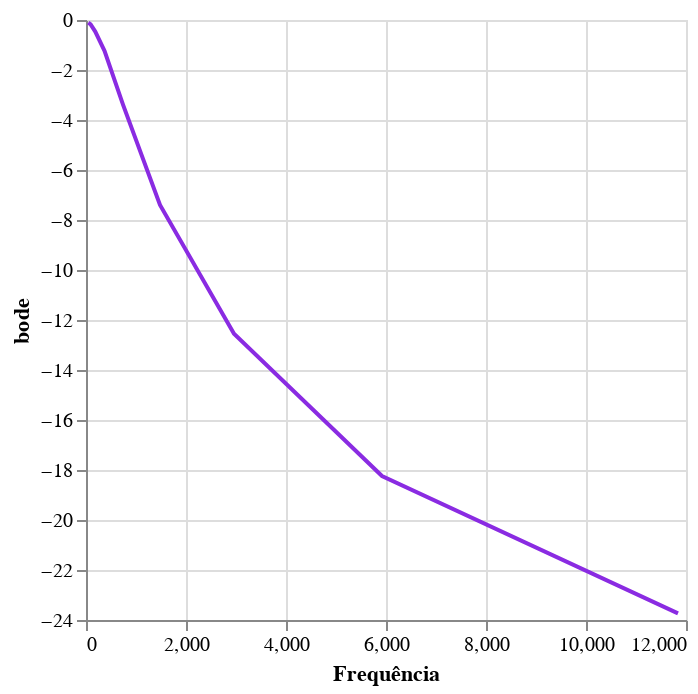
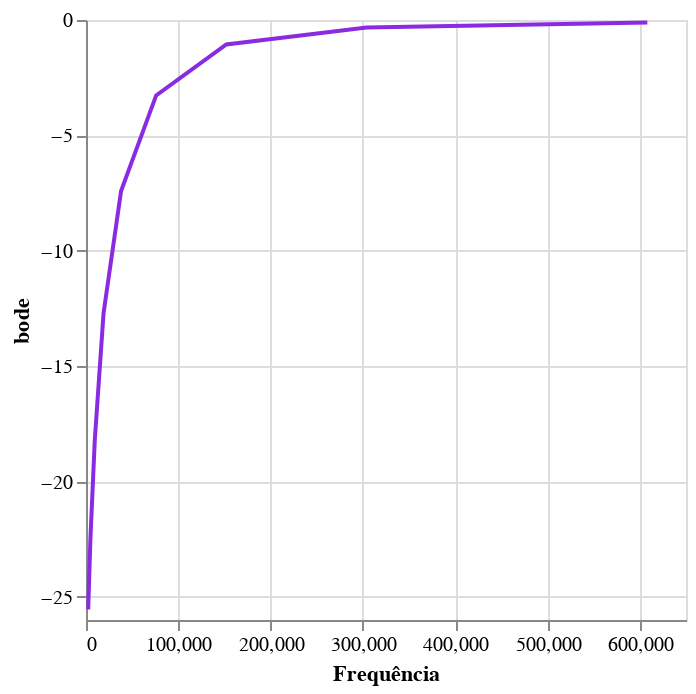
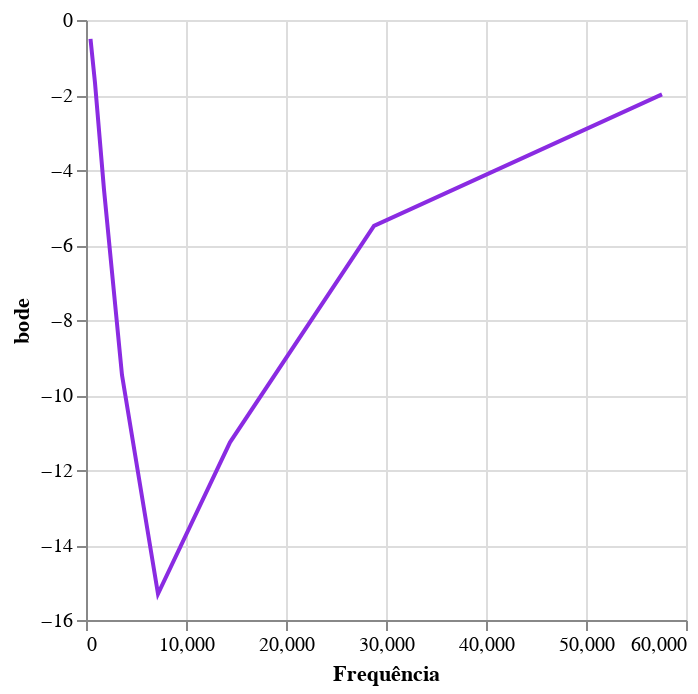

The notebook cell saved with these charts, in order:
### Code cell
def bode_ganho(list_freq,A_vc,A_vg):
    data = pd.DataFrame()
    data["freq"] = list_freq
    lista_bode = []
    for i in range(len(list_freq)):
        lista_bode.append(20 * np.log10(A_vc[i]/A_vg[i]))
    data["bode"] = lista_bode
    return data

graph(bode_ganho(frequencia_rc,amplitude_vc_rc,amplitude_vg_rc)).display()
graph(bode_ganho(frequencia_rl,amplitdue_vl_rl,amplitude_vg_rl)).display()
graph(bode_ganho(frequencia_rlc,amplitude_vrc_rlc,amplitude_vg_rlc)).display()

### Figure 1 — Vega-Lite specification as saved in the notebook (floating-point values rounded to 4 significant figures)
{"config": {"view": {"continuousWidth": 300, "continuousHeight": 300}}, "data": {"name": "data-157d51a0964e37ea1c2e175a952ed3aa"}, "mark": {"type": "line", "color": "blueviolet"}, "encoding": {"x": {"field": "freq", "title": "Frequência", "type": "quantitative"}, "y": {"field": "bode", "type": "quantitative"}}, "$schema": "https://vega.github.io/schema/vega-lite/v5.20.1.json", "datasets": {"data-157d51a0964e37ea1c2e175a952ed3aa": [{"freq": 46.25, "bode": -0.1049}, {"freq": 92.5, "bode": -0.1755}, {"freq": 185.0, "bode": -0.4638}, {"freq": 370.0, "bode": -1.235}, {"freq": 740.0, "bode": -3.383}, {"freq": 1480.0, "bode": -7.395}, {"freq": 2960.0, "bode": -12.55}, {"freq": 5920.0, "bode": -18.24}, {"freq": 11840.0, "bode": -23.74}]}}

### Figure 2 — Vega-Lite specification as saved in the notebook (floating-point values rounded to 4 significant figures)
{"config": {"view": {"continuousWidth": 300, "continuousHeight": 300}}, "data": {"name": "data-7f506096af4f63440adec757c216851f"}, "mark": {"type": "line", "color": "blueviolet"}, "encoding": {"x": {"field": "freq", "title": "Frequência", "type": "quantitative"}, "y": {"field": "bode", "type": "quantitative"}}, "$schema": "https://vega.github.io/schema/vega-lite/v5.20.1.json", "datasets": {"data-7f506096af4f63440adec757c216851f": [{"freq": 2375.0, "bode": -25.54}, {"freq": 4751.0, "bode": -22.51}, {"freq": 9502.0, "bode": -18.22}, {"freq": 19000.0, "bode": -12.71}, {"freq": 38010.0, "bode": -7.41}, {"freq": 76010.0, "bode": -3.268}, {"freq": 152000.0, "bode": -1.059}, {"freq": 304000.0, "bode": -0.3224}, {"freq": 608100.0, "bode": -0.1066}]}}

### Figure 3 — Vega-Lite specification as saved in the notebook (floating-point values rounded to 4 significant figures)
{"config": {"view": {"continuousWidth": 300, "continuousHeight": 300}}, "data": {"name": "data-0610f752dead378ca98c881426caabb4"}, "mark": {"type": "line", "color": "blueviolet"}, "encoding": {"x": {"field": "freq", "title": "Frequência", "type": "quantitative"}, "y": {"field": "bode", "type": "quantitative"}}, "$schema": "https://vega.github.io/schema/vega-lite/v5.20.1.json", "datasets": {"data-0610f752dead378ca98c881426caabb4": [{"freq": 450, "bode": -0.5026}, {"freq": 900, "bode": -1.676}, {"freq": 1800, "bode": -4.522}, {"freq": 3600, "bode": -9.469}, {"freq": 7200, "bode": -15.31}, {"freq": 14400, "bode": -11.26}, {"freq": 28800, "bode": -5.492}, {"freq": 57600, "bode": -1.983}]}}
